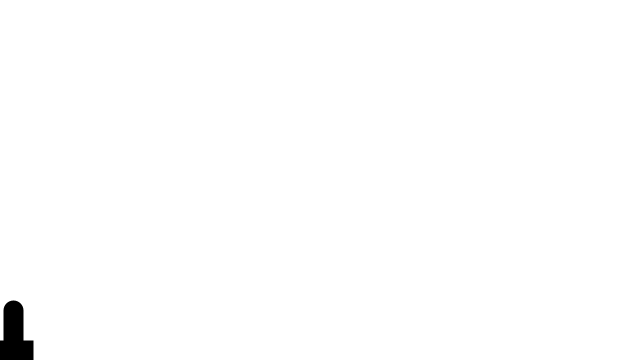
Frame 1 (no input)
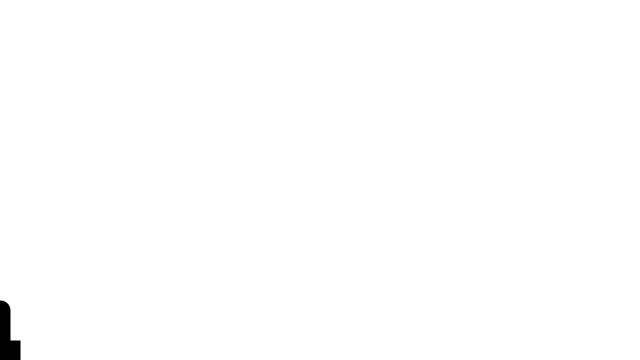
Frame 60 (the mouse pressed at the canvas centre just before this capture)
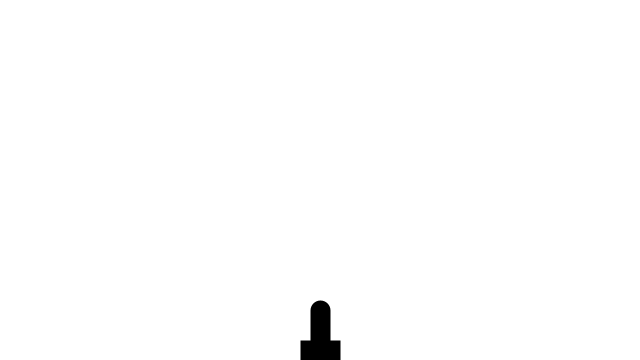
Frame 120 (the mouse held since frame 60 and released just before this capture)

The Processing sketch that drew these frames (run headless with seeded random() and noise(); from frame 60 on, the mouse is pressed at the canvas centre):

// Processing sketch: invaders_test_1
// ── invaders_test_1.pde

float x = 100;
float y = 360;
float angle1 = 0.0;
float segLength = 50;

void setup() {
  noCursor();
  //imageMode(CENTER);
  size(640, 360);
  strokeWeight(20.0);
  stroke(0);
}


void draw() {
  background(255);
  
  float dx = mouseX - x;
  float dy = mouseY - y;
  angle1 = atan2(dy, dx);  
  x = mouseX - (cos(angle1) * segLength);
 
  segment(x, y, angle1); 
  rectMode(CENTER);
  rect(x, y, 20, 20);
}

void segment(float x, float y, float a) {
  pushMatrix();
  translate(x, y);
  rotate(3*PI/2);
  line(0, 0, segLength, 0);
  popMatrix();
}
